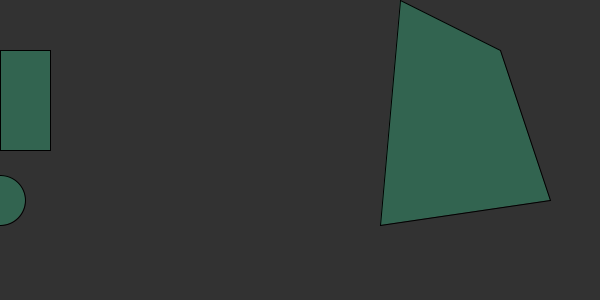
Frame 1 (no input)
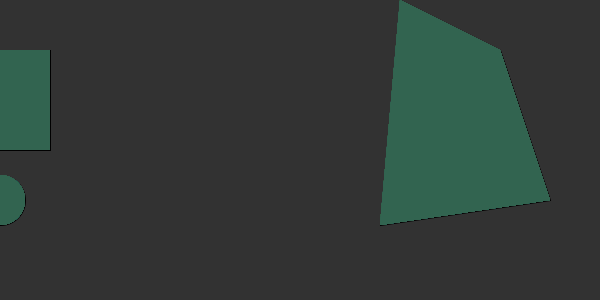
Frame 60 (the mouse pressed at the canvas centre just before this capture)
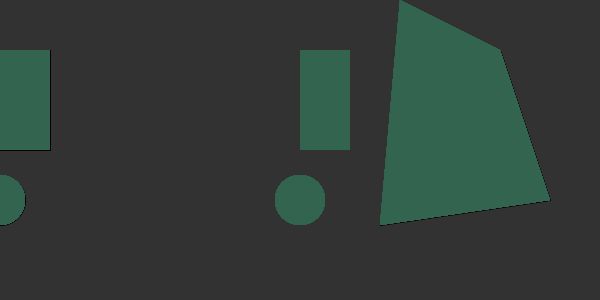
Frame 120 (the mouse held since frame 60 and released just before this capture)

The Processing sketch that drew these frames (run headless with seeded random() and noise(); from frame 60 on, the mouse is pressed at the canvas centre):

// Processing sketch: processing_88013
// ── processing_88013.pde

int RED = 50;
int GREEN = 50;
int BLUE = 50;

void setup(){
  size(600, 300);
  background(RED, GREEN, BLUE);
}

void draw(){
  fill(RED, 100, 80);
  rect(mouseX, 50, 50, 100);
  ellipse(mouseX, 200, 50, 50);
  quad(400, mouseY, 500, 50, 550, 200, 380, 225);
  
  noStroke();
}
